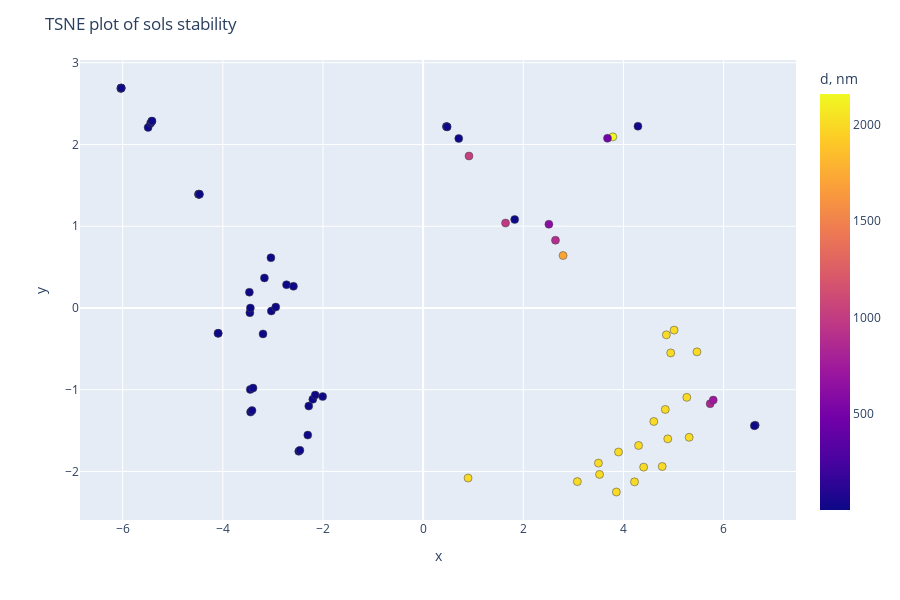

Write notebook code for a chart like this one.
### Code cell
import plotly.express as px

fig = px.scatter(x_plot, x='tsne1', y='tsne2', color='d, nm', hover_data=df_clear.columns, width=900, height=600)

# # Customize aspect
fig.update_traces(marker=dict(size=8, line=dict(width=0.5)), selector=dict(mode='markers')) 
fig.update_layout(title='TSNE plot of sols stability', xaxis_title='x', yaxis_title='y')
# fig.update_yaxes(scaleanchor = "x", scaleratio = 1)
fig.write_html("TSNE_plot_d.html")
fig.show()

### Figure 1 — Plotly figure (JSON) as saved in the notebook; plotly's stock layout.template omitted (floating-point values rounded to 4 significant figures; data arrays with more than 128 entries replaced by an {"elided": "..."} marker saying what was removed)
{"data": [{"customdata": {"elided": "71x8 float values"}, "hovertemplate": "tsne1=%{x}<br>tsne2=%{y}<br>t, °С=%{customdata[0]}<br>t, min=%{customdata[1]}<br>с(acid), mol/l=%{customdata[2]}<br>с(Ti4+), mol/l=%{customdata[3]}<br>ultrasound =%{customdata[4]}<br>d, nm=%{marker.color}<br>Contents, %=%{customdata[6]}<br>Stability of sols, days=%{customdata[7]}<extra></extra>", "legendgroup": "", "marker": {"color": [618.5, 978.1, 2, 2.628, 1712, 889.6, 1.7, 2000, 2000, 2000, 8.3, 21.3, 2000, 2000, 2000, 832.4, 716.2, 2000, 5.4, 2159, 487.2, 1021, 2000, 2000, 2000, 2000, 2000, 2000, 2000, 2000, 2000, 2000, 2000, 0.7, 2.628, 2.03, 2.422, 2.101, 2.269, 1.753, 1.332, 2.496, 2.307, 1.878, 2.069, 2.763, 3.219, 1.893, 1.967, 2.122, 1.784, 1.958, 1.938, 2.187, 2.086, 2.176, 2.216, 2.017, 2.255, 2.185, 1.981, 1.762, 2.022, 1.377, 3.304, 2000, 2.9, 1.901, 2.841, 2.162, 2.197], "coloraxis": "coloraxis", "line": {"width": 0.5}, "size": 8, "symbol": "circle"}, "mode": "markers", "name": "", "orientation": "v", "showlegend": false, "type": "scatter", "x": [2.512, 1.646, 0.4645, 0.7118, 2.795, 2.643, 1.829, 4.886, 4.303, 3.501, 6.632, 4.29, 5.312, 5.266, 4.607, 5.732, 5.794, 3.859, 6.614, 3.789, 3.682, 0.916, 4.775, 4.221, 3.523, 4.404, 3.08, 3.902, 4.836, 4.945, 5.469, 5.012, 4.858, 0.4776, 0.4779, -4.093, -2.283, -2.203, -2.155, -2.006, -2.303, -3.452, -3.396, -2.484, -2.46, -3.445, -3.417, -3.459, -4.485, -5.491, -6.037, -3.449, -4.479, -5.443, -6.032, -3.031, -4.473, -5.421, -6.03, -2.943, -4.467, -5.414, -6.028, -3.039, -3.197, 0.898, -3.469, -3.169, -2.728, -2.589, -4.093], "xaxis": "x", "y": [1.024, 1.039, 2.22, 2.073, 0.6414, 0.8285, 1.082, -1.601, -1.682, -1.898, -1.435, 2.223, -1.582, -1.094, -1.389, -1.172, -1.127, -2.252, -1.441, 2.093, 2.076, 1.858, -1.94, -2.128, -2.036, -1.948, -2.124, -1.762, -1.242, -0.55, -0.5372, -0.271, -0.329, 2.216, 2.216, -0.3106, -1.201, -1.118, -1.066, -1.085, -1.556, -0.9967, -0.9801, -1.754, -1.741, -1.274, -1.255, -0.05851, 1.391, 2.209, 2.686, -0.001385, 1.391, 2.261, 2.69, -0.03761, 1.391, 2.283, 2.69, 0.01015, 1.391, 2.286, 2.691, 0.6142, -0.3173, -2.081, 0.1925, 0.3672, 0.2846, 0.2649, -0.3106], "yaxis": "y"}], "layout": {"coloraxis": {"colorbar": {"title": {"text": "d, nm"}}, "colorscale": [[0, "#0d0887"], [0.1111, "#46039f"], [0.2222, "#7201a8"], [0.3333, "#9c179e"], [0.4444, "#bd3786"], [0.5556, "#d8576b"], [0.6667, "#ed7953"], [0.7778, "#fb9f3a"], [0.8889, "#fdca26"], [1, "#f0f921"]]}, "height": 600, "legend": {"tracegroupgap": 0}, "margin": {"t": 60}, "title": {"text": "TSNE plot of sols stability"}, "width": 900, "xaxis": {"anchor": "y", "autorange": true, "domain": [0, 1], "range": [-6.852, 7.446], "title": {"text": "x"}, "type": "linear"}, "yaxis": {"anchor": "x", "autorange": true, "domain": [0, 1], "range": [-2.594, 3.033], "title": {"text": "y"}, "type": "linear"}}}
